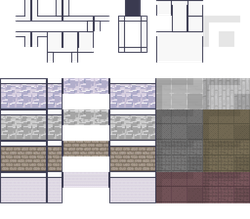
#> input picture assets/archive/Room_Builder_Office.png, 250 x 219 px, shrunk from 512 x 448 before the run
$ python build_office.py
#> lines starting #> are read from the running program, lines starting #| are printed output that depends on the picture
#!/usr/bin/env python3
"""Build office map matching the exact LimeZu Modern Interiors demo office aesthetic:
- Clean white modern walls for main spaces + warm brick accent walls for executive cabins.
- Square light-grey grid floor tile (RBO tile 111) for open office & corridors + wood parquet for cabins.
- Cubicle workstations with partition frames, dual blue monitors, lamps, laptops, papers.
- Wall-mounted AC units, red-line trend analytics chart, project planning whiteboard, bookshelf with plants, water coolers.
- Executive cabins with brick walls, orange leather swivel chairs, black leather sofa, money pile on floor, snake plants, luggage.
"""
import json, os, random
from PIL import Image

TS, W, H = 32, 64, 46
A = os.path.join(os.path.dirname(__file__), "..", "assets")
rng = random.Random(42)

SETS = [
    ("RoomBuilderOffice", "archive/Room_Builder_Office.png",        16, 14),
    ("RoomBuilderFloors", "archive/Room_Builder_Floors.png",        15, 40),
    ("RoomBuilderWalls",  "archive/Room_Builder_Walls.png",         32, 40),
    ("ModernOffice",      "tilesets/Modern_Office_Black_Shadow.png",16, 53),
    ("Generic",           "tilesets/Generic.png",                   16, 78),
    ("FloorAndGround",    "tilesets/agentroom/FloorAndGround.png",  64, 40),
    ("GatherFloors",      "gather-town/map/floorstilemap.png",      40, 64),
    ("VictorianWalls",    "gather-town/map/VictorianWallConsolidationGreytop.png", 33, 19),
    ("Minimalist",        "tilesets/minimalist_tileset.png",         4,  4),
]

FIRST, g = {}, 1
for n, f, c, r in SETS: FIRST[n] = g; g += c * r
NC = {n: c for n, f, c, r in SETS}
def gid(s, c, r): return FIRST[s] + r * NC[s] + c

RBO = lambda c, r: gid("RoomBuilderOffice", c, r)
RBF = lambda c, r: gid("RoomBuilderFloors", c, r)
RBW = lambda c, r: gid("RoomBuilderWalls",  c, r)
MO  = lambda c, r: gid("ModernOffice",      c, r)
GEN = lambda c, r: gid("Generic",           c, r)
FG  = lambda c, r: gid("FloorAndGround",    c, r)
MIN = lambda c, r: gid("Minimalist",        c, r)

FLIP_H, FLIP_D = 0x80000000, 0x20000000
def rot90(x): return x | FLIP_D | FLIP_H

# ── Floor Tiles ("title" / tile from screenshot) ──
# Open Office & Corridors: Crisp square light-grey grid floor tile (RBO tile 111)
F_GRID  = [RBO(14, 6), RBO(14, 6), RBO(15, 6)]
F_CORR  = F_GRID
F_OPEN  = F_GRID
# Lobby: Polished luxury marble
F_LOBBY = [RBF(8, 32), RBF(9, 32), RBF(10, 32)]
# Senior Cabins: Scandinavian light oak parquet (from demo screenshot bottom)
F_CABIN = [RBF(0, 20), RBF(1, 20), RBF(2, 20)]
# Boss Suite: Rich natural wood parquet
F_BOSS  = [RBF(0, 22), RBF(1, 22), RBF(2, 22)]
# Meeting Room / Boardroom: Executive slate tile
F_MEET  = [RBF(4, 32), RBF(5, 32), RBF(6, 32)]
# Cafeteria: Warm clean cafe bistro tile
F_CAFE  = [RBF(4, 2), RBF(5, 2), RBF(6, 2)]
# Chill Room / Lounge: Plush calming mint lounge carpet
F_CHILL = [RBF(12, 32), RBF(13, 32), RBF(14, 32)]

F_MAIN = F_GRID

# ── Wall Architecture (From screenshot) ──
# Clean white modern wall with top molding & dark baseboard
W_WHITE = [RBW(5, 0)]                            # Crisp white wall with top molding & baseboard
W_BRICK = [GEN(11, 0), GEN(11, 1)]               # Exposed warm brick wall (for cabins)
V_WHITE = [rot90(RBW(5, 0))]
V_BRICK = [rot90(GEN(11, 0))]

W_PLAIN = W_WHITE
V_SLIM  = V_WHITE
V_SOLID = V_WHITE

ROOMS = {
    "lobby":     (2,13,  2,44, F_LOBBY),
    "senior1":  (15,23,  2,12, F_CABIN),
    "senior2":  (25,33,  2,12, F_CABIN),
    "senior3":  (35,43,  2,12, F_CABIN),
    "boss":     (45,61,  2,12, F_BOSS),
    "corr_n":   (15,61, 14,22, F_CORR),
    "open":     (15,35, 15,34, F_OPEN),
    "atrium":   (36,44, 15,34, F_CORR),
    "meeting":  (46,61, 22,33, F_MEET),
    "cafeteria":(15,37, 35,44, F_CAFE),
    "chill":    (39,61, 35,44, F_CHILL),
}

HSHELL = [(1,62,1)]
HWALL  = [(45,61,21), (15,34,34), (45,61,34)]
HFRONT = [(15,61,13)]                              # cabin fronts
HTHIN  = [(1,62,45)]
VWALL_SOLID = [(1,1,45),(62,1,45),(14,1,45),(45,21,34),(38,34,45)]
VWALL_SLIM  = [(24,2,12),(34,2,12),(44,2,12)]

DOORS_H = [(18,19,13),(28,29,13),(38,39,13),(51,52,13),
           (52,53,21),(22,23,34),(52,53,34)]
DOORS_V = [(14,15,16),(45,24,25),(38,38,39)]

ZONES = [
    ("cabin",         48, 6,11,5,{"index":0}), ("cabin",  17,6,5,5,{"index":1}),
    ("cabin",         27, 6, 5,5,{"index":2}), ("cabin",  37,6,5,5,{"index":3}),
    ("working",       17,21, 6,2,{"order":0}), ("working",27,21,6,2,{"order":1}),
    ("working",       17,27, 6,2,{"order":2}), ("working",27,27,6,2,{"order":3}),
    ("blocked",       37,18, 7,5,{}),          ("reviewing",   37,26, 7,5,{}),
    ("collaborating", 47,26,13,6,{}),          ("idle",        17,39,19,5,{}),
    ("done",          41,39,19,5,{}),
]
SPAWN = (8, 30)

floor=[0]*(W*H); deco=[0]*(W*H); walls=[0]*(W*H); props=[0]*(W*H); props2=[0]*(W*H); props3=[0]*(W*H)
def pick(t): return t[0] if rng.random()<.65 else rng.choice(t)
def put(b,x,y,v):
    if 0<=x<W and 0<=y<H: b[y*W+x]=v

# 1. Base floor everywhere in playable boundary
for y in range(1, 46):
    for x in range(1, 63):
        put(floor, x, y, pick(F_MAIN))

# 2. Paint individual room floors
for _n,(x0,x1,y0,y1,t) in ROOMS.items():
    for y in range(y0,y1+1):
        for x in range(x0,x1+1): put(floor,x,y,pick(t))

def hw1(x0,x1,y,t):
    for x in range(x0,x1+1): put(walls,x,y,pick(t))

for x0,x1,y in HSHELL: hw1(x0,x1,y, W_WHITE)
for x0,x1,y in HWALL:  hw1(x0,x1,y, W_WHITE)
for x0,x1,y in HFRONT: hw1(x0,x1,y, W_BRICK)  # Warm brick walls for cabin front & interiors!
for x0,x1,y in HTHIN:  hw1(x0,x1,y, W_WHITE)
for x,y0,y1 in VWALL_SOLID:
    for y in range(y0,y1+1): put(walls,x,y,pick(V_WHITE))
for x,y0,y1 in VWALL_SLIM:
    for y in range(y0,y1+1): put(walls,x,y,pick(V_BRICK)) # Brick dividers between cabins!

# Doors
for x0,x1,y in DOORS_H:
    for x in range(x0,x1+1):
        put(walls, x, y, 0)
        if floor[y*W+x]==0: put(floor,x,y,pick(F_CORR))
    # Elegant wooden door frames
    put(props, x0, y, RBW(15, 22))
    put(props, x1, y, RBW(16, 22))

for x,y0,y1 in DOORS_V:
    for y in range(y0,y1+1):
        put(walls,x,y,0)
        if floor[y*W+x]==0: put(floor,x,y,pick(F_CORR))

# ══════════════════ FURNITURE DICTIONARY (From Demo Screenshot) ══════════════════
P = dict(
    # Desks
    DESK_TAN =("MO", 6, 1,3,2), DESK_CHK =("MO", 1, 1,3,2), DESK_DARK=("MO",11, 1,3,2),
    DESK_WOOD=("MO", 1, 5,3,2), DESK_WHT =("MO", 6, 5,3,2),

    # Desktop tech & monitors (Exact items in screenshot)
    DT_A=("MO", 8,26,2,2), # Laptop + coffee mug
    DT_B=("MO",10,26,3,2), # Dual blue monitors
    DT_C=("MO",13,28,3,2), # Dual wide monitors + lamp
    DT_D=("MO",10,30,3,2), # Monitor + papers + lamp
    DT_E=("MO",10,32,3,2), # Laptop + monitor + documents
    DT_F=("MO",14,26,2,2), # Laptop workstation

    # Swivel Chairs (Exact items in screenshot)
    CH_D =("MO", 1, 8,1,2), CH_D2=("MO", 2, 8,1,2), CH_D3=("MO", 3, 8,1,2), # Black mesh ergonomic chairs
    CH_O =("MO", 1,10,1,2), CH_O2=("MO", 2,10,1,2), # Orange executive swivel chairs

    # Wall Features (Exact items in screenshot)
    AC          =("RBO",10, 2, 2, 1), # Wall-mounted Air Conditioner unit!
    CHART_RED   =("MO",  9,12, 3, 2), # Analytics whiteboard with red rising trend line!
    CHART_GRID  =("MO", 11,12, 3, 2), # Project planning whiteboard with grid!
    WHITEBOARD  =("MO", 15, 0, 1, 2), # Vertical whiteboard
    CORKBOARD   =("MO", 15, 2, 1, 2), # Cork bulletin board
    BOOKSHELF   =("MO",  7,12, 2, 2), # Bookshelf with books & potted plant!
    WATER_COOL  =("MO", 13,34, 1, 2), # Water cooler dispenser with cup stack!
    PRINTER_STAND=("MO", 9, 22, 2, 2), # Multifunction printer on side table!

    # Executive & Cabin decor (Exact items in screenshot)
    MONEY_PILE  =("GEN", 4, 14, 2, 2), # Playful green cash pile on floor!
    SOFA_BLK    =("MO",  0, 17, 3, 4), # Black leather sectional couch
    SOFA_RED    =("GEN", 6, 11, 3, 2), # Red lounge sofa
    ARMCHAIR    =("GEN", 0, 11, 1, 2), # Armchair
    LOWTABLE    =("MO",  5, 18, 3, 3), # Glass coffee table
    COFFEE_TABLE=("GEN", 1, 5, 3, 3), # Wood table
    PLANT_SNAKE =("MO",  6, 8, 1, 2), # Potted snake plant (sansevieria)
    PLANT_TALL  =("MO",  6, 12, 1, 3), # Tall office plant
    PALM        =("GEN",13, 25, 2, 4), # Large ficus/palm tree
    SUITCASE    =("GEN", 7, 63, 1, 2), # Luggage / suitcase against wall

    # Utilities & Storage
    RACK   =("MO", 0, 23, 2, 3), # Server rack
    LOCKERS=("MO", 2, 23, 2, 3), # Lockers
    CABINET=("MO",13, 19, 1, 3), # Tall cabinet
    CABINET2=("MO",15,19, 1, 3), # Bookshelf cabinet
    COUNTER=("MO", 5, 28, 4, 2), # Kitchen counter
    LAMP   =("MO",11, 15, 1, 2), # Floor lamp
    TABLE_CAFE=("GEN", 1, 5, 3, 3), # Cafe table
)

SRC={"MO":MO, "GEN":GEN, "RBO":RBO, "RBW":RBW}
CLASH=[]; OWNER={}
def furn(layer,key,x,y,onwall=False):
#> called with key = 'AC', x = 16, y = 14, onwall = False
    src,c,r,w,h = P[key]; f=SRC[src]
    lid = id(layer)
    for dy in range(h):
        for dx in range(w):
            X,Y=x+dx,y+dy
            k=(lid,X,Y)
            if k in OWNER: CLASH.append((OWNER[k],key,X,Y))
            OWNER[k]=key
            if not onwall and (walls[Y*W+X] or floor[Y*W+X]==0):
                CLASH.append(("WALL/VOID",key,X,Y)); continue
            put(layer,X,Y, f(c+dx,r+dy))

def station(x,y,desk,top,chair="CH_D"):
    furn(props,  desk, x, y)
    furn(props2, top,  x, y)
    furn(props3, chair, x+1, y+1)

# ── 1. OPEN OFFICE (Top Room Style from Screenshot) ──
# North Wall Clutter (Air conditioner, Whiteboard with grid, Bookshelf with plant, Red-line analytics chart, Snake plant, Water cooler):
furn(props, "AC",         16, 14)
furn(props, "CHART_GRID", 19, 14)
furn(props, "BOOKSHELF",  23, 14)
furn(props, "CHART_RED",  26, 14)
furn(props, "PLANT_SNAKE",30, 14)
furn(props, "WATER_COOL", 33, 14)

# Workstation Row 1 (Light Tan Desks with dual blue monitors, lamps, black swivel chairs, and side printer table):
cubicle_xs = (16, 20, 24, 28)
for i, x in enumerate(cubicle_xs):
    station(x, 20, "DESK_TAN", ["DT_B","DT_D","DT_C","DT_E"][i], ["CH_D","CH_D2","CH_D3","CH_D"][i])
# Side table with printer (from screenshot):
furn(props, "PRINTER_STAND", 32, 20)

# Workstation Row 2 (Dark Charcoal Desks with widescreen monitors, orange screens, black swivel chairs):
for i, x in enumerate(cubicle_xs):
    station(x, 26, "DESK_DARK", ["DT_C","DT_E","DT_B","DT_D"][i], ["CH_D","CH_D2","CH_D3","CH_D"][i])
furn(props, "PLANT_TALL", 32, 26)

# East wall utilities:
furn(props, "RACK",    33, 28)
furn(props, "LOCKERS", 33, 31)

# ── 2. BOSS EXECUTIVE SUITE (Bottom-Left Room Style from Screenshot) ──
# Exposed brick wall, AC unit on wall, black leather sofa, money pile on floor, L-shaped executive desk with orange chair, water cooler, snake plants!
furn(props, "AC",         46, 2)
furn(props, "SUITCASE",   46, 3)
furn(props, "SOFA_BLK",   54, 4)
furn(props, "LOWTABLE",   57, 5)
# Executive workstation with orange leather chair:
station(48, 5, "DESK_DARK", "DT_C", "CH_O")
# Water cooler next to desk:
furn(props, "WATER_COOL", 52, 5)
# Playful green cash pile on floor in front of desk (from screenshot!):
furn(props, "MONEY_PILE", 49, 8)
# Storage credenza:
furn(props, "CABINET",    46, 9)
furn(props, "CABINET2",   47, 9)
# Snake plants in corners:
furn(props, "PLANT_SNAKE",60, 2)
furn(props, "PLANT_SNAKE",60, 11)

# ── 3. SENIOR CABINS (Bottom-Right Room Style from Screenshot) ──
# Exposed brick walls, corkboard, presentation board, orange & black swivel chairs, printer stand, snake plants, luggage:
for i, x0 in enumerate((15, 25, 35)):
    d = ("DESK_TAN", "DESK_WOOD", "DESK_WHT")[i]
    t = ("DT_B", "DT_D", "DT_A")[i]
    c = ("CH_O", "CH_O2", "CH_D")[i]
    station(x0+2, 5, d, t, c)
    furn(props, "AC", x0+1, 2)
    furn(props, "CORKBOARD", x0+6, 2)
    furn(props, "PLANT_SNAKE", x0+7, 9)
    furn(props, "SUITCASE", x0+1, 9)
    furn(props, "PRINTER_STAND", x0+5, 8)

# ── 4. BOARDROOM / MEETING ROOM (Executive Boardroom) ──
for x in (48, 51, 54, 57):
    furn(props, "DESK_DARK", x, 27)
for j, x in enumerate((48, 51, 54, 57)):
    furn(props3, "CH_D",  x+1, 25)
    furn(props3, "CH_D2", x+1, 29)
furn(props2, "DT_A", 49, 27)
furn(props2, "DT_F", 56, 27)
furn(props, "COUNTER", 56, 31)
furn(props, "WATER_COOL", 47, 31)
furn(props, "CHART_RED", 52, 22)
furn(props, "PALM", 60, 23)

# ── 5. ATRIUM & BREAKOUT HUB ──
furn(props, "SOFA_RED", 38, 20)
furn(props, "ARMCHAIR", 42, 20)
furn(props, "LOWTABLE", 39, 23)
furn(props, "PALM",     43, 16)
furn(props, "PALM",     43, 30)
furn(props, "WHITEBOARD", 37, 26)

# ── 6. CAFETERIA & PANTRY ──
furn(props, "COUNTER", 16, 36)
furn(props, "WATER_COOL", 21, 36)
furn(props, "LOCKERS", 23, 36)
furn(props,  "TABLE_CAFE", 27, 37)
furn(props3, "CH_O",       28, 36)
furn(props3, "CH_O2",      28, 40)
furn(props,  "TABLE_CAFE", 33, 37)
furn(props3, "CH_O",       34, 36)
furn(props3, "CH_O2",      34, 40)
furn(props, "PALM", 16, 40)

# ── 7. CHILL LOUNGE ──
furn(props, "SOFA_BLK",   42, 38)
furn(props, "LOWTABLE",   46, 39)
furn(props, "SOFA_RED",   50, 38)
furn(props, "ARMCHAIR",   54, 38)
furn(props, "PALM",       40, 36)
furn(props, "PALM",       60, 36)
furn(props, "WATER_COOL", 58, 41)

# ── 8. LOBBY & RECEPTION ──
station(6, 18, "DESK_WHT", "DT_A", "CH_D")
furn(props, "WHITEBOARD", 4, 21)
furn(props, "SOFA_RED",   4, 25)
furn(props, "LOWTABLE",   8, 25)
furn(props, "ARMCHAIR",   4, 28)
furn(props, "PALM",       4, 14)
furn(props, "PALM",       4, 32)
furn(props, "WATER_COOL", 10, 32)

def tl(n,d,i): return {"id":i,"name":n,"type":"tilelayer","visible":True,"opacity":1,
                       "x":0,"y":0,"width":W,"height":H,"data":d}
objs,oid=[],1
for n,x,y,w,h,pr in ZONES:
    o={"id":oid,"name":n,"type":"","visible":True,"rotation":0,
       "x":x*TS,"y":y*TS,"width":w*TS,"height":h*TS}
    if pr: o["properties"]=[{"name":k,"type":"int","value":v} for k,v in pr.items()]
    objs.append(o); oid+=1
mk=[{"id":oid,"name":"spawn","type":"","point":True,"visible":True,"rotation":0,
     "x":SPAWN[0]*TS,"y":SPAWN[1]*TS,"width":0,"height":0}]

tmj={"compressionlevel":-1,"infinite":False,"orientation":"orthogonal","renderorder":"right-down",
 "tiledversion":"1.11.0","type":"map","version":"1.10","width":W,"height":H,
 "tilewidth":TS,"tileheight":TS,"nextlayerid":9,"nextobjectid":oid+1,
 "layers":[tl("floor",floor,1),tl("deco",deco,2),tl("walls",walls,3),tl("props",props,4),tl("props2",props2,7),tl("props3",props3,8),
   {"id":5,"name":"zones","type":"objectgroup","visible":True,"opacity":1,
    "draworder":"topdown","x":0,"y":0,"objects":objs},
   {"id":6,"name":"markers","type":"objectgroup","visible":True,"opacity":1,
    "draworder":"topdown","x":0,"y":0,"objects":mk}],
 "tilesets":[{"firstgid":FIRST[n],"name":n,"image":f,"imagewidth":c*TS,"imageheight":r*TS,
   "tilewidth":TS,"tileheight":TS,"margin":0,"spacing":0,
   "columns":c,"tilecount":c*r} for n,f,c,r in SETS]}

# Save out to assets/office.json and preview.png
json.dump(tmj, open(os.path.join(A,"office.json"),"w"), indent=1)

imgs={n:Image.open(os.path.join(A,f)).convert("RGBA") for n,f,c,r in SETS}
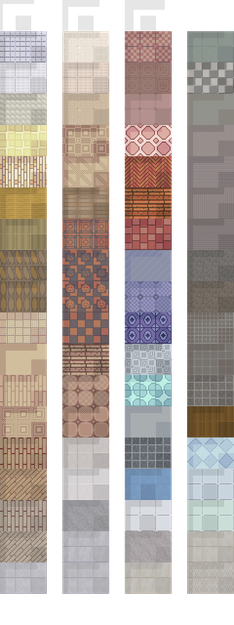
#> input picture assets/archive/Room_Builder_Floors.png, 234 x 625 px, shrunk from 480 x 1280 before the run
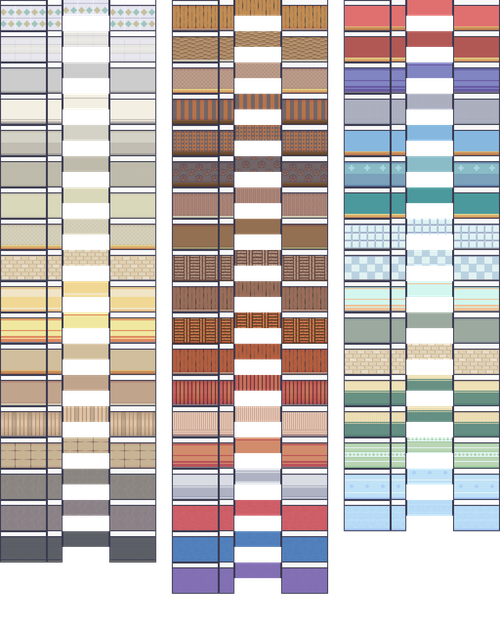
#> input picture assets/archive/Room_Builder_Walls.png, 500 x 625 px, shrunk from 1024 x 1280 before the run
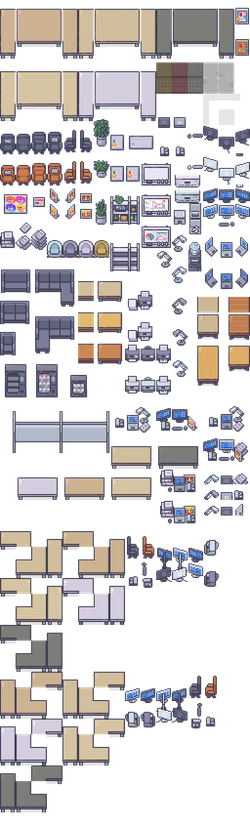
#> input picture assets/tilesets/Modern_Office_Black_Shadow.png, 250 x 828 px, shrunk from 512 x 1696 before the run
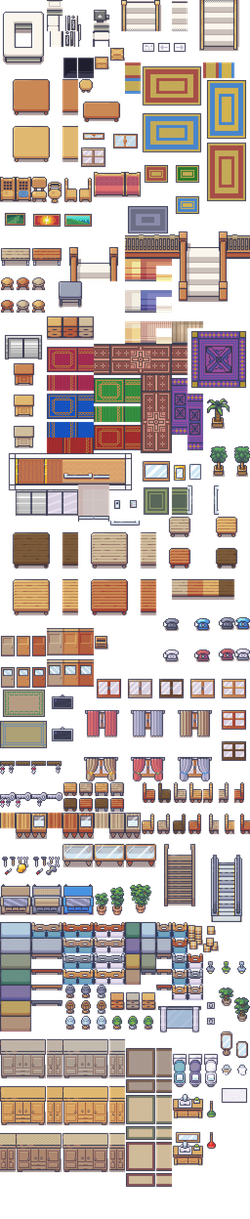
#> input picture assets/tilesets/Generic.png, 250 x 1219 px, shrunk from 512 x 2496 before the run
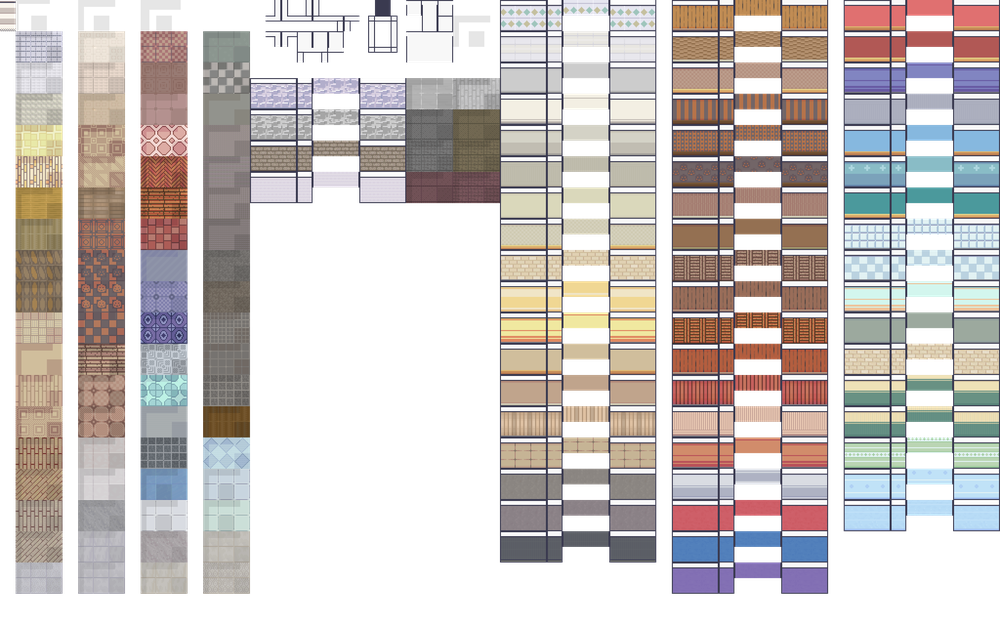
#> input picture assets/tilesets/agentroom/FloorAndGround.png, 1000 x 625 px, shrunk from 2048 x 1280 before the run
#> (the run stopped early here; a loop or call above may not have finished)
